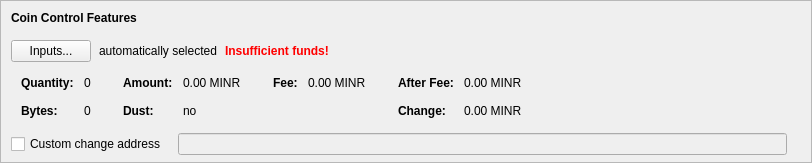
    <widget class="QFrame" name="frameCoinControl">
     <property name="sizePolicy">
      <sizepolicy hsizetype="Expanding" vsizetype="Expanding">
       <horstretch>0</horstretch>
       <verstretch>0</verstretch>
      </sizepolicy>
     </property>
     <property name="maximumSize">
      <size>
       <width>16777215</width>
       <height>16777215</height>
      </size>
     </property>
     <property name="frameShape">
      <enum>QFrame::StyledPanel</enum>
     </property>
     <property name="frameShadow">
      <enum>QFrame::Sunken</enum>
     </property>
     <layout class="QVBoxLayout" name="verticalLayoutCoinControl2">
      <property name="spacing">
       <number>0</number>
      </property>
      <property name="leftMargin">
       <number>0</number>
      </property>
      <property name="topMargin">
       <number>0</number>
      </property>
      <property name="rightMargin">
       <number>0</number>
      </property>
      <property name="bottomMargin">
       <number>6</number>
      </property>
      <item>
       <layout class="QVBoxLayout" name="verticalLayoutCoinControl" stretch="0,0,0,0,1">
        <property name="spacing">
         <number>0</number>
        </property>
        <property name="leftMargin">
         <number>10</number>
        </property>
        <property name="topMargin">
         <number>10</number>
        </property>
        <item>
         <layout class="QHBoxLayout" name="horizontalLayoutCoinControl1">
          <property name="bottomMargin">
           <number>15</number>
          </property>
          <item>
           <widget class="QLabel" name="labelCoinControlFeatures">
            <property name="sizePolicy">
             <sizepolicy hsizetype="Preferred" vsizetype="Maximum">
              <horstretch>0</horstretch>
              <verstretch>0</verstretch>
             </sizepolicy>
            </property>
            <property name="font">
             <font>
              <weight>75</weight>
              <bold>true</bold>
             </font>
            </property>
            <property name="styleSheet">
             <string notr="true">font-weight:bold;</string>
            </property>
            <property name="text">
             <string>Coin Control Features</string>
            </property>
           </widget>
          </item>
         </layout>
        </item>
        <item>
         <layout class="QHBoxLayout" name="horizontalLayoutCoinControl2" stretch="0,0,0,0">
          <property name="spacing">
           <number>8</number>
          </property>
          <property name="bottomMargin">
           <number>10</number>
          </property>
          <item>
           <widget class="QPushButton" name="pushButtonCoinControl">
            <property name="styleSheet">
             <string notr="true"/>
            </property>
            <property name="text">
             <string>Inputs...</string>
            </property>
            <property name="autoDefault">
             <bool>false</bool>
            </property>
           </widget>
          </item>
          <item>
           <widget class="QLabel" name="labelCoinControlAutomaticallySelected">
            <property name="text">
             <string>automatically selected</string>
            </property>
            <property name="margin">
             <number>5</number>
            </property>
           </widget>
          </item>
          <item>
           <widget class="QLabel" name="labelCoinControlInsuffFunds">
            <property name="font">
             <font>
              <weight>75</weight>
              <bold>true</bold>
             </font>
            </property>
            <property name="styleSheet">
             <string notr="true">color:red;font-weight:bold;</string>
            </property>
            <property name="text">
             <string>Insufficient funds!</string>
            </property>
            <property name="margin">
             <number>5</number>
            </property>
           </widget>
          </item>
          <item>
           <spacer name="horizontalSpacerCoinControl">
            <property name="orientation">
             <enum>Qt::Horizontal</enum>
            </property>
            <property name="sizeHint" stdset="0">
             <size>
              <width>40</width>
              <height>1</height>
             </size>
            </property>
           </spacer>
          </item>
         </layout>
        </item>
        <item>
         <widget class="QWidget" name="widgetCoinControl" native="true">
          <property name="sizePolicy">
           <sizepolicy hsizetype="Preferred" vsizetype="Preferred">
            <horstretch>0</horstretch>
            <verstretch>0</verstretch>
           </sizepolicy>
          </property>
          <property name="minimumSize">
           <size>
            <width>0</width>
            <height>0</height>
           </size>
          </property>
          <property name="styleSheet">
           <string notr="true"/>
          </property>
          <layout class="QHBoxLayout" name="horizontalLayoutCoinControl5">
           <property name="leftMargin">
            <number>0</number>
           </property>
           <property name="topMargin">
            <number>0</number>
           </property>
           <property name="rightMargin">
            <number>0</number>
           </property>
           <property name="bottomMargin">
            <number>0</number>
           </property>
           <item>
            <layout class="QHBoxLayout" name="horizontalLayoutCoinControl3" stretch="0,0,0,1">
             <property name="spacing">
              <number>20</number>
             </property>
             <property name="topMargin">
              <number>0</number>
             </property>
             <property name="bottomMargin">
              <number>10</number>
             </property>
             <item>
              <layout class="QFormLayout" name="formLayoutCoinControl1">
               <property name="horizontalSpacing">
                <number>10</number>
               </property>
               <property name="verticalSpacing">
                <number>14</number>
               </property>
               <property name="leftMargin">
                <number>10</number>
               </property>
               <property name="topMargin">
                <number>4</number>
               </property>
               <property name="rightMargin">
                <number>6</number>
               </property>
               <item row="0" column="0">
                <widget class="QLabel" name="labelCoinControlQuantityText">
                 <property name="font">
                  <font>
                   <weight>75</weight>
                   <bold>true</bold>
                  </font>
                 </property>
                 <property name="text">
                  <string>Quantity:</string>
                 </property>
                 <property name="margin">
                  <number>0</number>
                 </property>
                </widget>
               </item>
               <item row="0" column="1">
                <widget class="QLabel" name="labelCoinControlQuantity">
                 <property name="cursor">
                  <cursorShape>IBeamCursor</cursorShape>
                 </property>
                 <property name="contextMenuPolicy">
                  <enum>Qt::ActionsContextMenu</enum>
                 </property>
                 <property name="text">
                  <string notr="true">0</string>
                 </property>
                 <property name="margin">
                  <number>0</number>
                 </property>
                 <property name="textInteractionFlags">
                  <set>Qt::LinksAccessibleByMouse|Qt::TextSelectableByKeyboard|Qt::TextSelectableByMouse</set>
                 </property>
                </widget>
               </item>
               <item row="1" column="0">
                <widget class="QLabel" name="labelCoinControlBytesText">
                 <property name="font">
                  <font>
                   <weight>75</weight>
                   <bold>true</bold>
                  </font>
                 </property>
                 <property name="text">
                  <string>Bytes:</string>
                 </property>
                </widget>
               </item>
               <item row="1" column="1">
                <widget class="QLabel" name="labelCoinControlBytes">
                 <property name="cursor">
                  <cursorShape>IBeamCursor</cursorShape>
                 </property>
                 <property name="contextMenuPolicy">
                  <enum>Qt::ActionsContextMenu</enum>
                 </property>
                 <property name="text">
                  <string notr="true">0</string>
                 </property>
                 <property name="textInteractionFlags">
                  <set>Qt::LinksAccessibleByMouse|Qt::TextSelectableByKeyboard|Qt::TextSelectableByMouse</set>
                 </property>
                </widget>
               </item>
              </layout>
             </item>
             <item>
              <layout class="QFormLayout" name="formLayoutCoinControl2">
               <property name="horizontalSpacing">
                <number>10</number>
               </property>
               <property name="verticalSpacing">
                <number>14</number>
               </property>
               <property name="leftMargin">
                <number>6</number>
               </property>
               <property name="topMargin">
                <number>4</number>
               </property>
               <property name="rightMargin">
                <number>6</number>
               </property>
               <item row="0" column="0">
                <widget class="QLabel" name="labelCoinControlAmountText">
                 <property name="font">
                  <font>
                   <weight>75</weight>
                   <bold>true</bold>
                  </font>
                 </property>
                 <property name="text">
                  <string>Amount:</string>
                 </property>
                 <property name="margin">
                  <number>0</number>
                 </property>
                </widget>
               </item>
               <item row="0" column="1">
                <widget class="QLabel" name="labelCoinControlAmount">
                 <property name="cursor">
                  <cursorShape>IBeamCursor</cursorShape>
                 </property>
                 <property name="contextMenuPolicy">
                  <enum>Qt::ActionsContextMenu</enum>
                 </property>
                 <property name="text">
                  <string notr="true">0.00 MINR</string>
                 </property>
                 <property name="textInteractionFlags">
                  <set>Qt::LinksAccessibleByMouse|Qt::TextSelectableByKeyboard|Qt::TextSelectableByMouse</set>
                 </property>
                </widget>
               </item>
               <item row="1" column="0">
                <widget class="QLabel" name="labelCoinControlLowOutputText">
                 <property name="font">
                  <font>
                   <weight>75</weight>
                   <bold>true</bold>
                  </font>
                 </property>
                 <property name="text">
                  <string>Dust:</string>
                 </property>
                </widget>
               </item>
               <item row="1" column="1">
                <widget class="QLabel" name="labelCoinControlLowOutput">
                 <property name="cursor">
                  <cursorShape>IBeamCursor</cursorShape>
                 </property>
                 <property name="contextMenuPolicy">
                  <enum>Qt::ActionsContextMenu</enum>
                 </property>
                 <property name="text">
                  <string notr="true">no</string>
                 </property>
                 <property name="textInteractionFlags">
                  <set>Qt::LinksAccessibleByMouse|Qt::TextSelectableByKeyboard|Qt::TextSelectableByMouse</set>
                 </property>
                </widget>
               </item>
              </layout>
             </item>
             <item>
              <layout class="QFormLayout" name="formLayoutCoinControl3">
               <property name="horizontalSpacing">
                <number>10</number>
               </property>
               <property name="verticalSpacing">
                <number>14</number>
               </property>
               <property name="leftMargin">
                <number>6</number>
               </property>
               <property name="topMargin">
                <number>4</number>
               </property>
               <property name="rightMargin">
                <number>6</number>
               </property>
               <item row="0" column="0">
                <widget class="QLabel" name="labelCoinControlFeeText">
                 <property name="font">
                  <font>
                   <weight>75</weight>
                   <bold>true</bold>
                  </font>
                 </property>
                 <property name="text">
                  <string>Fee:</string>
                 </property>
                 <property name="margin">
                  <number>0</number>
                 </property>
                </widget>
               </item>
               <item row="0" column="1">
                <widget class="QLabel" name="labelCoinControlFee">
                 <property name="cursor">
                  <cursorShape>IBeamCursor</cursorShape>
                 </property>
                 <property name="contextMenuPolicy">
                  <enum>Qt::ActionsContextMenu</enum>
                 </property>
                 <property name="text">
                  <string notr="true">0.00 MINR</string>
                 </property>
                 <property name="textInteractionFlags">
                  <set>Qt::LinksAccessibleByMouse|Qt::TextSelectableByKeyboard|Qt::TextSelectableByMouse</set>
                 </property>
                </widget>
               </item>
              </layout>
             </item>
             <item>
              <layout class="QFormLayout" name="formLayoutCoinControl4">
               <property name="horizontalSpacing">
                <number>10</number>
               </property>
               <property name="verticalSpacing">
                <number>14</number>
               </property>
               <property name="leftMargin">
                <number>6</number>
               </property>
               <property name="topMargin">
                <number>4</number>
               </property>
               <property name="rightMargin">
                <number>6</number>
               </property>
               <item row="0" column="0">
                <widget class="QLabel" name="labelCoinControlAfterFeeText">
                 <property name="font">
                  <font>
                   <weight>75</weight>
                   <bold>true</bold>
                  </font>
                 </property>
                 <property name="text">
                  <string>After Fee:</string>
                 </property>
                 <property name="margin">
                  <number>0</number>
                 </property>
                </widget>
               </item>
               <item row="0" column="1">
                <widget class="QLabel" name="labelCoinControlAfterFee">
                 <property name="cursor">
                  <cursorShape>IBeamCursor</cursorShape>
                 </property>
                 <property name="contextMenuPolicy">
                  <enum>Qt::ActionsContextMenu</enum>
                 </property>
                 <property name="text">
                  <string notr="true">0.00 MINR</string>
                 </property>
                 <property name="textInteractionFlags">
                  <set>Qt::LinksAccessibleByMouse|Qt::TextSelectableByKeyboard|Qt::TextSelectableByMouse</set>
                 </property>
                </widget>
               </item>
               <item row="1" column="0">
                <widget class="QLabel" name="labelCoinControlChangeText">
                 <property name="font">
                  <font>
                   <weight>75</weight>
                   <bold>true</bold>
                  </font>
                 </property>
                 <property name="text">
                  <string>Change:</string>
                 </property>
                </widget>
               </item>
               <item row="1" column="1">
                <widget class="QLabel" name="labelCoinControlChange">
                 <property name="cursor">
                  <cursorShape>IBeamCursor</cursorShape>
                 </property>
                 <property name="contextMenuPolicy">
                  <enum>Qt::ActionsContextMenu</enum>
                 </property>
                 <property name="text">
                  <string notr="true">0.00 MINR</string>
                 </property>
                 <property name="textInteractionFlags">
                  <set>Qt::LinksAccessibleByMouse|Qt::TextSelectableByKeyboard|Qt::TextSelectableByMouse</set>
                 </property>
                </widget>
               </item>
              </layout>
             </item>
            </layout>
           </item>
          </layout>
         </widget>
        </item>
        <item>
         <layout class="QHBoxLayout" name="horizontalLayoutCoinControl4" stretch="0,0,0">
          <property name="spacing">
           <number>12</number>
          </property>
          <property name="sizeConstraint">
           <enum>QLayout::SetDefaultConstraint</enum>
          </property>
          <property name="topMargin">
           <number>5</number>
          </property>
          <property name="rightMargin">
           <number>5</number>
          </property>
          <item>
           <widget class="QCheckBox" name="checkBoxCoinControlChange">
            <property name="toolTip">
             <string>If this is activated, but the change address is empty or invalid, change will be sent to a newly generated address.</string>
            </property>
            <property name="text">
             <string>Custom change address</string>
            </property>
           </widget>
          </item>
          <item>
           <widget class="QValidatedLineEdit" name="lineEditCoinControlChange">
            <property name="enabled">
             <bool>false</bool>
            </property>
            <property name="sizePolicy">
             <sizepolicy hsizetype="Expanding" vsizetype="Fixed">
              <horstretch>0</horstretch>
              <verstretch>0</verstretch>
             </sizepolicy>
            </property>
           </widget>
          </item>
          <item>
           <widget class="QLabel" name="labelCoinControlChangeLabel">
            <property name="sizePolicy">
             <sizepolicy hsizetype="Preferred" vsizetype="Expanding">
              <horstretch>0</horstretch>
              <verstretch>0</verstretch>
             </sizepolicy>
            </property>
            <property name="minimumSize">
             <size>
              <width>0</width>
              <height>0</height>
             </size>
            </property>
            <property name="text">
             <string/>
            </property>
            <property name="margin">
             <number>3</number>
            </property>
           </widget>
          </item>
         </layout>
        </item>
        <item>
         <spacer name="verticalSpacerCoinControl">
          <property name="orientation">
           <enum>Qt::Vertical</enum>
          </property>
          <property name="sizeHint" stdset="0">
           <size>
            <width>800</width>
            <height>1</height>
           </size>
          </property>
         </spacer>
        </item>
       </layout>
      </item>
     </layout>
    </widget>
